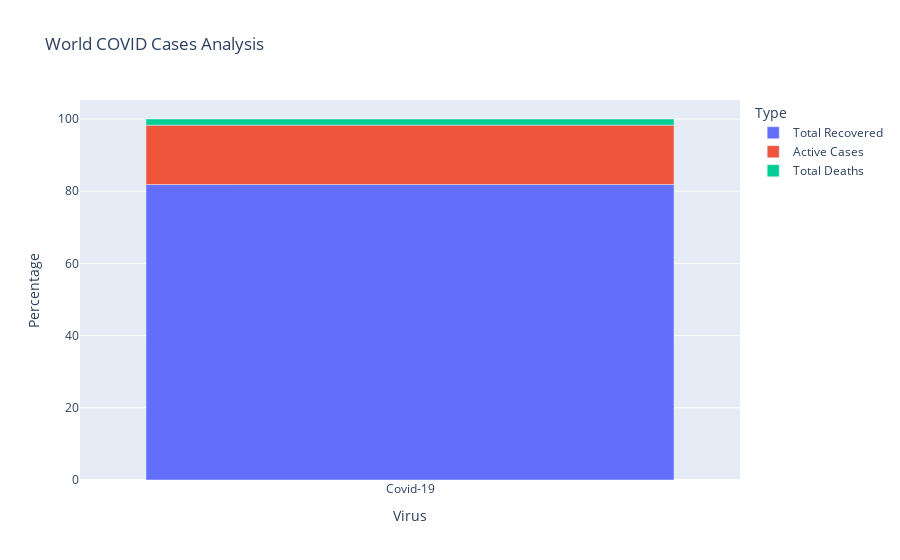

Source (notebook cell):
### Code cell
fig = px.bar(cases_df, x='Virus', y='Percentage', color='Type', hover_data=['Total'], title='World COVID Cases Analysis')
fig.show()

### Figure 1 — Plotly figure (JSON) as saved in the notebook; plotly's stock layout.template omitted (floating-point values rounded to 4 significant figures)
{"data": [{"alignmentgroup": "True", "customdata": [[265315520]], "hovertemplate": "Type=Total Recovered<br>Virus=%{x}<br>Percentage=%{y}<br>Total=%{customdata[0]}<extra></extra>", "legendgroup": "Total Recovered", "marker": {"color": "#636efa"}, "name": "Total Recovered", "offsetgroup": "Total Recovered", "orientation": "v", "showlegend": true, "textposition": "auto", "type": "bar", "x": ["Covid-19"], "xaxis": "x", "y": [81.84], "yaxis": "y"}, {"alignmentgroup": "True", "customdata": [[53320091]], "hovertemplate": "Type=Active Cases<br>Virus=%{x}<br>Percentage=%{y}<br>Total=%{customdata[0]}<extra></extra>", "legendgroup": "Active Cases", "marker": {"color": "#EF553B"}, "name": "Active Cases", "offsetgroup": "Active Cases", "orientation": "v", "showlegend": true, "textposition": "auto", "type": "bar", "x": ["Covid-19"], "xaxis": "x", "y": [16.45], "yaxis": "y"}, {"alignmentgroup": "True", "customdata": [[5547481]], "hovertemplate": "Type=Total Deaths<br>Virus=%{x}<br>Percentage=%{y}<br>Total=%{customdata[0]}<extra></extra>", "legendgroup": "Total Deaths", "marker": {"color": "#00cc96"}, "name": "Total Deaths", "offsetgroup": "Total Deaths", "orientation": "v", "showlegend": true, "textposition": "auto", "type": "bar", "x": ["Covid-19"], "xaxis": "x", "y": [1.71], "yaxis": "y"}], "layout": {"barmode": "relative", "legend": {"title": {"text": "Type"}, "tracegroupgap": 0}, "title": {"text": "World COVID Cases Analysis"}, "xaxis": {"anchor": "y", "domain": [0, 1], "title": {"text": "Virus"}}, "yaxis": {"anchor": "x", "domain": [0, 1], "title": {"text": "Percentage"}}}}
